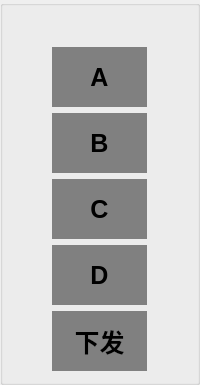
      <widget class="QGroupBox" name="groupBox_pump">
       <property name="sizePolicy">
        <sizepolicy hsizetype="Preferred" vsizetype="Expanding">
         <horstretch>0</horstretch>
         <verstretch>0</verstretch>
        </sizepolicy>
       </property>
       <property name="title">
        <string/>
       </property>
       <layout class="QGridLayout" name="gridLayout_2">
        <item row="4" column="0">
         <widget class="QToolButton" name="toolButton_pumpD">
          <property name="sizePolicy">
           <sizepolicy hsizetype="Fixed" vsizetype="Fixed">
            <horstretch>0</horstretch>
            <verstretch>0</verstretch>
           </sizepolicy>
          </property>
          <property name="minimumSize">
           <size>
            <width>95</width>
            <height>60</height>
           </size>
          </property>
          <property name="font">
           <font>
            <pointsize>19</pointsize>
            <weight>75</weight>
            <bold>true</bold>
           </font>
          </property>
          <property name="styleSheet">
           <string notr="true">QToolButton{   border-width: 6px;
     border-style: solid;
     border-color: gray;
	background-color: gray;
 }
 QToolButton:checked{ background-color: yellow;   border-color: yellow; }</string>
          </property>
          <property name="text">
           <string>D</string>
          </property>
          <property name="checkable">
           <bool>true</bool>
          </property>
         </widget>
        </item>
        <item row="5" column="0">
         <widget class="QToolButton" name="toolButton_Send">
          <property name="sizePolicy">
           <sizepolicy hsizetype="Fixed" vsizetype="Fixed">
            <horstretch>0</horstretch>
            <verstretch>0</verstretch>
           </sizepolicy>
          </property>
          <property name="minimumSize">
           <size>
            <width>95</width>
            <height>60</height>
           </size>
          </property>
          <property name="font">
           <font>
            <pointsize>19</pointsize>
            <weight>75</weight>
            <bold>true</bold>
           </font>
          </property>
          <property name="styleSheet">
           <string notr="true">QToolButton{   border-width: 6px;
     border-style: solid;
     border-color: gray;
	background-color: gray;
 }
 QToolButton:pressed{ background-color: yellow;   border-color: yellow; }</string>
          </property>
          <property name="text">
           <string>下发</string>
          </property>
          <property name="checkable">
           <bool>true</bool>
          </property>
         </widget>
        </item>
        <item row="1" column="0">
         <widget class="QToolButton" name="toolButton_pumpA">
          <property name="sizePolicy">
           <sizepolicy hsizetype="Fixed" vsizetype="Fixed">
            <horstretch>0</horstretch>
            <verstretch>0</verstretch>
           </sizepolicy>
          </property>
          <property name="minimumSize">
           <size>
            <width>95</width>
            <height>60</height>
           </size>
          </property>
          <property name="font">
           <font>
            <pointsize>19</pointsize>
            <weight>75</weight>
            <bold>true</bold>
           </font>
          </property>
          <property name="styleSheet">
           <string notr="true">QToolButton{   border-width: 6px;
     border-style: solid;
     border-color: gray;
	background-color: gray;
 }
 QToolButton:checked{ background-color: yellow;   border-color: yellow; }</string>
          </property>
          <property name="text">
           <string>A</string>
          </property>
          <property name="checkable">
           <bool>true</bool>
          </property>
          <property name="popupMode">
           <enum>QToolButton::DelayedPopup</enum>
          </property>
         </widget>
        </item>
        <item row="2" column="0">
         <widget class="QToolButton" name="toolButton_pumpB">
          <property name="sizePolicy">
           <sizepolicy hsizetype="Fixed" vsizetype="Fixed">
            <horstretch>0</horstretch>
            <verstretch>0</verstretch>
           </sizepolicy>
          </property>
          <property name="minimumSize">
           <size>
            <width>95</width>
            <height>60</height>
           </size>
          </property>
          <property name="font">
           <font>
            <pointsize>19</pointsize>
            <weight>75</weight>
            <bold>true</bold>
           </font>
          </property>
          <property name="styleSheet">
           <string notr="true">QToolButton{   border-width: 6px;
     border-style: solid;
     border-color: gray;
	background-color: gray;
 }
 QToolButton:checked{ background-color: yellow;   border-color: yellow; }</string>
          </property>
          <property name="text">
           <string>B</string>
          </property>
          <property name="checkable">
           <bool>true</bool>
          </property>
         </widget>
        </item>
        <item row="3" column="0">
         <widget class="QToolButton" name="toolButton_pumpC">
          <property name="sizePolicy">
           <sizepolicy hsizetype="Fixed" vsizetype="Fixed">
            <horstretch>0</horstretch>
            <verstretch>0</verstretch>
           </sizepolicy>
          </property>
          <property name="minimumSize">
           <size>
            <width>95</width>
            <height>60</height>
           </size>
          </property>
          <property name="font">
           <font>
            <pointsize>19</pointsize>
            <weight>75</weight>
            <bold>true</bold>
           </font>
          </property>
          <property name="styleSheet">
           <string notr="true">QToolButton{   border-width: 6px;
     border-style: solid;
     border-color: gray;
	background-color: gray;
 }
 QToolButton:checked{ background-color: yellow;   border-color: yellow; }</string>
          </property>
          <property name="text">
           <string>C</string>
          </property>
          <property name="checkable">
           <bool>true</bool>
          </property>
         </widget>
        </item>
        <item row="0" column="0">
         <widget class="QLabel" name="label_lastPump">
          <property name="sizePolicy">
           <sizepolicy hsizetype="Preferred" vsizetype="Fixed">
            <horstretch>0</horstretch>
            <verstretch>0</verstretch>
           </sizepolicy>
          </property>
          <property name="font">
           <font>
            <pointsize>16</pointsize>
           </font>
          </property>
          <property name="text">
           <string/>
          </property>
          <property name="alignment">
           <set>Qt::AlignCenter</set>
          </property>
         </widget>
        </item>
       </layout>
      </widget>
